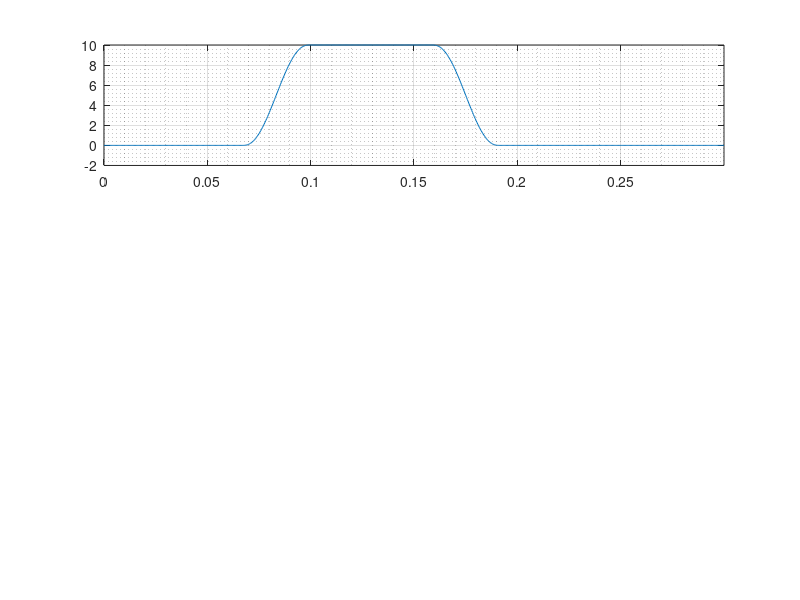

MATLAB code to generate this figure: (Note: this script raises an error after producing the figure.)
% CAM Design Assistant
% Dwell - Rise - Dwell - Return oscillating CAM
% 2022-12-07

%%
clc; close all; 
% clear;
%============================================
% INPUT 入力
%============================================
% All values in degree

%TEMPORARY - DEBUGGING only
rPrime = 0;

% Job-specific values
% eventAngle = [rise start - rise end - return start- return end]
eventAngle = [80 120 190 230]; % degree at which the rise/return starts/ends
h = 10; % stroke in mm
l_roller = 40; % distance from arm rotating axis to roller center
l_load = 80; % distance from arm center to load

rocker2cam = 80; % distance between rocker arm and cam axes
RPM = 200; % motor velocity in rounds per minutes
m = 1; % follower mass in kg

% recommended values
maxPressureAngle_deg = 20; % in degree
kFriction = 0.7;
sampleRate = 5; % for showing roller on pitch curve with distance in degree
step = .5; % for caculation, the smaller the more accurate, sampling rate in degree


%============================================
% PRELIMINARY CALCULATION
%============================================

maxPressureAngle = deg2rad(maxPressureAngle_deg);
bRise = eventAngle(2) - eventAngle(1) ; %rise period
bReturn = eventAngle(4) - eventAngle(3) ; %return period

% point in time with acceleration change
% points of events = [1-rise, 2-rise +1/8, 3-rise +7/8, 4-rise end, 5-return, 6-return +1/8, 7-return +7/8, 8-return end]
point = [eventAngle(1) eventAngle(1)+bRise/8 eventAngle(1)+7*bRise/8 eventAngle(2) eventAngle(3) eventAngle(3)+bReturn/8 eventAngle(3)+7*bReturn/8 eventAngle(4)];

theta = 0:step:360;
T = 60/RPM; % period of moving 360 degree, in second
time = linspace(0,T,length(theta));
timeStep = T/size(time,2); % convert step in degree to step in time


%% 
%============================================
% DISPLACEMENT
%============================================

% Rise
temp = theta(theta<point(1));
sDwe1 = zeros(size(temp));
tempTheta = theta(theta >= point(1) & theta < point(2))-point(1);
sRise1 = h/(4+pi)*(pi*tempTheta/bRise - 1/4*sin(4*pi*tempTheta/bRise));
tempTheta = theta(theta >= point(2) & theta < point(3))-point(1);
sRise2 = h/(4+pi)*(2+pi*tempTheta/bRise-9/4*sin(pi/3+4*pi/3*tempTheta/bRise));
tempTheta = theta(theta >= point(3) & theta <= point(4))-point(1);
sRise3 = h/(4+pi)*(4+ pi*tempTheta/bRise - 1/4*sin(4*pi*tempTheta/bRise));

% Dwell
temp = theta(theta > point(4) & theta < point(5));
sDwe2 = zeros(size(temp)) + h;

% Return
tempTheta = theta(theta >= point(5) & theta < point(6))-point(5);
sReturn1 = h/(4+pi)*(4 + pi - pi*tempTheta/bReturn + 1/4*sin(4*pi*tempTheta/bReturn));
tempTheta = theta(theta >= point(6) & theta < point(7))-point(5);
sReturn2 = h/(4+pi)*(2+ pi - pi*tempTheta/bReturn  + 9/4*sin(pi/3+4*pi/3*tempTheta/bReturn));
tempTheta = theta(theta >= point(7) & theta <= point(8))-point(5);
sReturn3 = h/(4+pi)*(pi - pi*tempTheta/bReturn + 1/4*sin(4*pi*tempTheta/bReturn));

% Dwell
temp = theta(theta > point(8) & theta <= 360);
sDwe3 = zeros(size(temp));

% Entire trajectory
s = [sDwe1 sRise1 sRise2 sRise3 sDwe2 sReturn1 sReturn2 sReturn3 sDwe3] + rPrime;

% Plot position vs angle in cartesian coordinate
figure;
subplot(3,1,1);
plot(time,s);
grid on;
grid minor;
xlim([0 T]);
xlabel({'t(s)'},'FontSize',15,'FontWeight','light','Color','b');
ylim([rPrime-2*abs(h)+h/2 rPrime+2*abs(h)+h/2]);
ylabel({'位置','mm'},'FontSize',15,'FontWeight','light','Color','b');
% legend("位置 s");
[tit,] = title({'';'S V A Diagram'},{['モーター回転速度 ',num2str(RPM),'rpm   ','T = ', num2str(T),'s'];''},...
    'Color','blue');
tit.FontSize = 15;

%============================================
% VELOCITY
%============================================
% velocity with respect to time
vv = diff(s)/timeStep;
vv = [vv s(1)-s(length(s))]; %add the last element to make the length of vv and theta equal
subplot(3,1,2);
plot(time,vv);
grid on;
grid minor;
xlim([0 T]);
xlabel({'t(s)'},'FontSize',15,'FontWeight','light','Color','b');
ylabel({'速度','mm/s'},'FontSize',15,'FontWeight','light','Color','b');
%title({'';'速度　vs　時間';''},'Color','b','FontSize',15,'FontWeight','light');
tempV = strcat('最大速度 ',num2str(max(vv)),' mm/s');
title(tempV ,'Color','b','FontSize',15,'FontWeight','light');

%============================================
% ACCELERATION
%============================================
% acceleration with respect to time
aa = diff(vv)/timeStep;
aa = [aa vv(1)-vv(length(vv))]/1000;
subplot(3,1,3);
plot(time,aa);
grid on; grid minor;

xlim([0 T]);
xlabel({'t(s)'},'FontSize',15,'FontWeight','light','Color','b');
ylabel({'加速','m/s^2'},'FontSize',15,'FontWeight','light','Color','b');

%title({'';'加速　vs　時間';''},'Color','b','FontSize',15,'FontWeight','light');
tempA = strcat('最大加速  ', num2str(max(aa)),' m/s^2');
title(tempA,'Color','b','FontSize',15,'FontWeight','light');

disp(tempV)
disp(tempA)

%%
%============================================
% ANGULAR DISPLACEMENT
%============================================

s2rad = s/l_load; % convert arc length to angular displacement
s_rad_initial = pi/6; % initial angular displacement in coordinate system
s2rad = s2rad + s_rad_initial;
thetaRadian = deg2rad(theta);

roller_position1 = l_roller*exp(s2rad*1i);  %unregulated position, rocker is at center
roller_position = roller_position1 - rocker2cam; % cam is at center, rocker axis is at (-rocker2cam,0)
camProfile = roller_position.*exp(thetaRadian*1i); 
% move points counterclockwise, this means the cam rotates clockwise 
figure
plot(camProfile)
hold on
plot(roller_position,'o')
axis equal; grid on;



